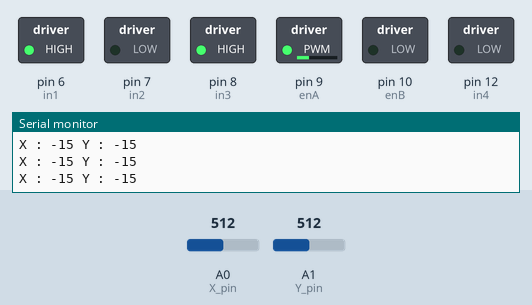
The sketch below on a simulated Arduino Uno, built with avr-gcc and run on an emulated ATmega328P. On the bench: switched loads named in the sketch (green lamp = pin HIGH), the last lines printed to the serial monitor. The inputs (shaded band) are chosen by the test bench; at power-on: A0 (X_pin) = 512, A1 (Y_pin) = 512.

Above: at 1.2 s.
1.3 s: A0 (X_pin) set to 716
At 2.2 s:
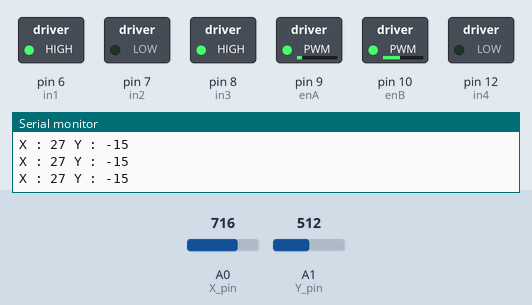
2.8 s: A1 (Y_pin) set to 716
At 3.2 s:
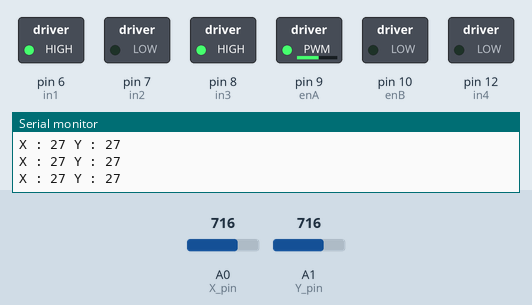
4.3 s: A0 (X_pin) set to 900
At 5.5 s:
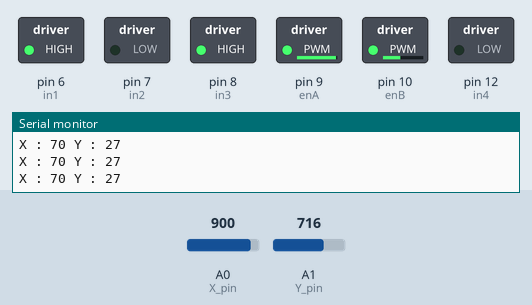
5.8 s: A1 (Y_pin) set to 900
At 6.9 s:
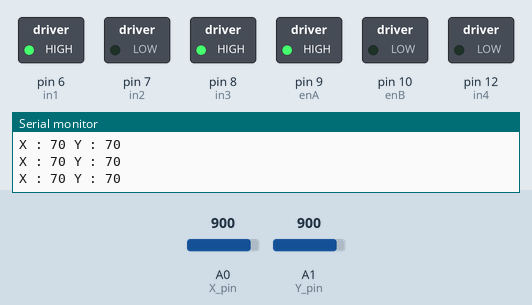
7.3 s: A0 (X_pin) set to 511
At 8.0 s:
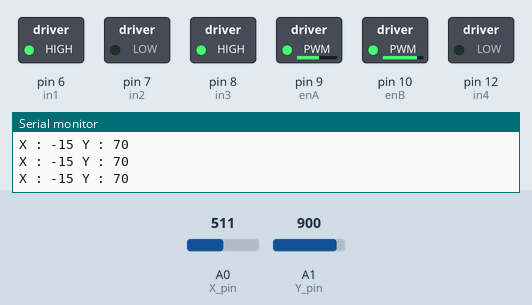
8.8 s: A1 (Y_pin) set to 1023
At 10.2 s:
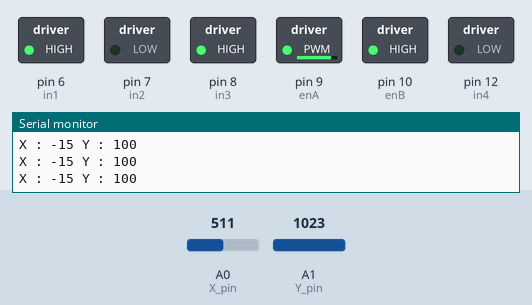
Timing chart, 0 to 11.3 s (numbered marks = the images above; inputs shaded):
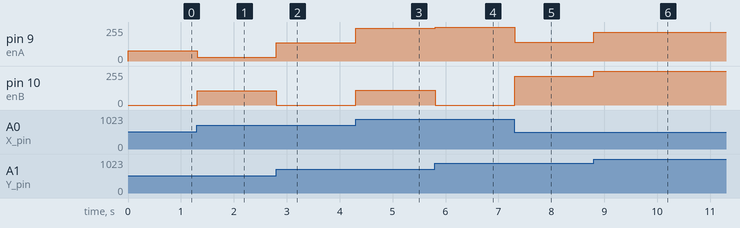

Measured:
- after the input at 1.3 s, pin 9 (enA): 76/255 → 30/255 at once; pin 10 (enB): 0/255 → 107/255 at once
- after the input at 2.8 s, pin 9 (enA): 30/255 → 137/255 at once; pin 10 (enB): 107/255 → 0/255 at once
- after the input at 4.3 s, pin 9 (enA): 137/255 → 247/255 at once; pin 10 (enB): 0/255 → 109/255 at once
- after the input at 5.8 s, pin 9 (enA): 247/255 → 255/255 at once; pin 10 (enB): 109/255 → 0/255 at once
- after the input at 7.3 s, pin 9 (enA): 255/255 → 140/255 at once; pin 10 (enB): 0/255 → 216/255 at once
- after the input at 8.8 s, pin 9 (enA): 140/255 → 216/255 at once; pin 10 (enB): 216/255 → 255/255 at once

The sketch:

Joystick_and_Car.ino
```cpp
// const int X_pin = A0;   // analog pin connected to X output
// const int Y_pin = A1;   // analog pin connected to Y output

// const int enA = 11;
// const int enB = 6;

// //left motor
// const int in1 = 10;
// const int in2 = 9;

const int enA = 9;
const int in1 = 6;
const int in2 = 7;


const int in3 = 8;
const int in4 = 12;
const int enB = 10;

const int X_pin = 14;
const int Y_pin = 15;


const int Y_center = 600;
const int X_center = 600;

int left_motor_speed = 0;
bool left_motor_direction = true; //fwd is true
bool left_motor_prev_direction = true;

//right motor;
// const int in3 = 5;
// const int in4 = 3;

int right_motor_speed = 0;
bool right_motor_direction = true;
bool right_motor_prev_direction = true;


const int deadband = 3;


int X_axis_value = 0;
int Y_axis_value = 0;


void set_left_forward(){
  digitalWrite(in1, LOW);
  digitalWrite(in2, LOW);
  digitalWrite(in1, HIGH);
}

void set_left_reverse(){
  digitalWrite(in1, LOW);
  digitalWrite(in2, LOW);
  digitalWrite(in2, HIGH);
}

void set_right_forward(){
  digitalWrite(in3, LOW);
  digitalWrite(in4, LOW);
  digitalWrite(in3, HIGH);
}

void set_right_reverse(){
  digitalWrite(in3, LOW);
  digitalWrite(in4, LOW);
  digitalWrite(in4, HIGH);
}

void check_motor_directions(){
  if(left_motor_speed >= 0){
    left_motor_direction = true;
  } else {
    left_motor_direction = false;
  }

  if(right_motor_speed >= 0){
    right_motor_direction = true;
  } else {
    right_motor_direction = false;
  }

  if((right_motor_direction) && (!right_motor_prev_direction)){
    set_right_forward();
  }
  if((!right_motor_direction) && (right_motor_prev_direction)){
    set_right_reverse();
  }
  if((left_motor_direction) && (!left_motor_prev_direction)){
    set_left_forward();
  }
  if((!left_motor_direction) && (left_motor_prev_direction)){
    set_left_reverse();
  }
}


void setup() {
  pinMode(enA, OUTPUT);
  pinMode(in1, OUTPUT);
  pinMode(in2, OUTPUT);
  pinMode(enB, OUTPUT);
  pinMode(in3, OUTPUT);
  pinMode(in4, OUTPUT);

  pinMode(X_pin, INPUT);
  pinMode(Y_pin, INPUT);

  set_left_forward();
  set_right_forward();

  Serial.begin(115200);
}


void loop() {

  X_axis_value = analogRead(X_pin);
  Y_axis_value = analogRead(Y_pin);

  // Serial.print(X_axis_value);
  // Serial.print(" ");
  // Serial.println(Y_axis_value);


  if(X_axis_value > X_center){
    X_axis_value = map(X_axis_value, X_center,1023,0,100);
  } else {
    X_axis_value = map(X_axis_value, 0 ,X_center, -100, 0  );
  }

  if(Y_axis_value > Y_center){
    Y_axis_value = map(Y_axis_value, Y_center,1023,0,100);
  } else {
    Y_axis_value = map(Y_axis_value, 0 ,Y_center, -100, 0  );
  }


  // X_axis_value = map(X_axis_value,0,1023,-100,100);
  X_axis_value = constrain(X_axis_value,-100,100);

  // Y_axis_value = map(Y_axis_value,1023,0,-100,100);
  Y_axis_value = constrain(Y_axis_value,-100,100);

  left_motor_speed = Y_axis_value + X_axis_value;
  right_motor_speed = Y_axis_value - X_axis_value;

  left_motor_speed = constrain(left_motor_speed,-100,100);
  right_motor_speed = constrain(right_motor_speed,-100,100);


  Serial.print("X : ");
  Serial.print(X_axis_value);
  Serial.print(" Y : ");
  Serial.println(Y_axis_value);
  // Serial.print("left : ");
  // Serial.print(left_motor_speed);
  // Serial.print(" right : ");
  // Serial.println(right_motor_speed);
  // check_motor_directions();


  if((abs(X_axis_value) > deadband) || (abs(Y_axis_value) > deadband)){
    analogWrite(enA,abs(left_motor_speed*(255.0/100)));
    analogWrite(enB,abs(right_motor_speed*255.0/100));
  } else {
    analogWrite(enA,0);
    analogWrite(enB,0);
  }

  left_motor_prev_direction = left_motor_direction;
  right_motor_prev_direction = right_motor_direction;

  delay(10);

}
```
